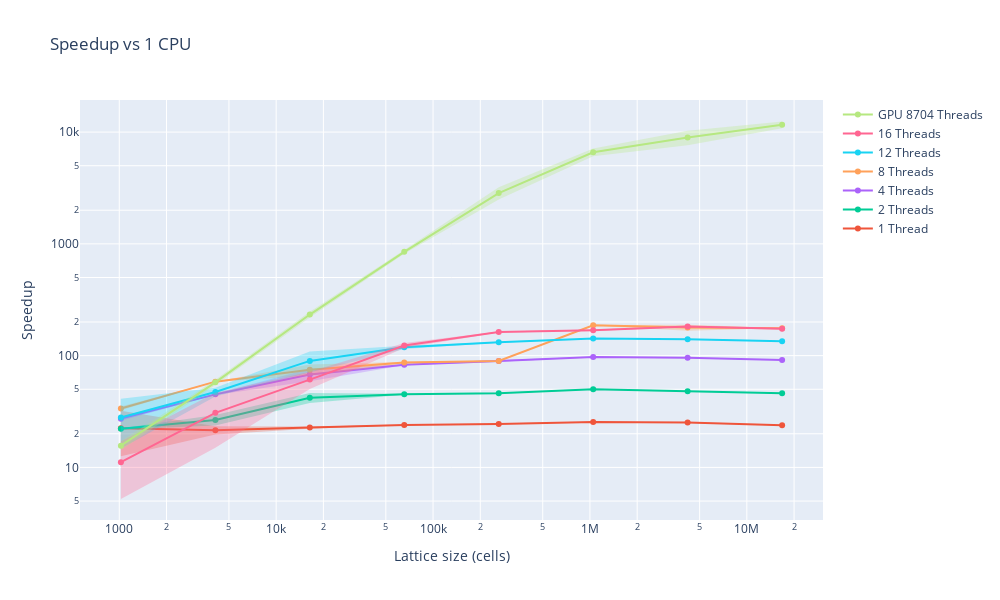

Notebook code cell kept with this figure:
### Code cell
fig = go.Figure()

for idx, (name, dfs, _) in enumerate(runs_gpu):
    for i, df in enumerate(dfs):
        dfs[i]["speedup"] = cpu_df["avgEvolveTime"] / df["avgEvolveTime"]

    df = pd.concat(dfs)
    df["size"] **= 2
    add_mean_std_trace(fig, df, name, idx + 1, "speedup")

fig.update_layout(title="Speedup vs 1 CPU", xaxis_title='Lattice size (cells)', yaxis_title="Speedup", width=plot_width, height=plot_height)
fig.update_xaxes(type="log")
fig.update_yaxes(type="log")
fig.show()

### Figure 1 — Plotly figure (JSON) as saved in the notebook; plotly's stock layout.template omitted (floating-point values rounded to 4 significant figures)
{"data": [{"line": {"color": "#EF553B"}, "mode": "lines+markers", "name": "1 Thread", "type": "scatter", "x": [1024, 4096, 16384, 65536, 262144, 1048576, 4194304, 16777216], "y": [22.36, 21.51, 22.71, 23.95, 24.52, 25.54, 25.18, 23.79]}, {"line": {"width": 0}, "mode": "lines", "name": "1 Thread upper", "showlegend": false, "type": "scatter", "x": [1024, 4096, 16384, 65536, 262144, 1048576, 4194304, 16777216], "y": [32.13, 23.3, 23.29, 24.04, 24.59, 25.59, 25.4, 23.89]}, {"fill": "tonexty", "fillcolor": "rgba(239, 85, 59, 0.30)", "line": {"width": 0}, "mode": "lines", "name": "1 Thread lower", "showlegend": false, "type": "scatter", "x": [1024, 4096, 16384, 65536, 262144, 1048576, 4194304, 16777216], "y": [12.58, 19.73, 22.13, 23.86, 24.44, 25.48, 24.95, 23.69]}, {"line": {"color": "#00CC96"}, "mode": "lines+markers", "name": "2 Threads", "type": "scatter", "x": [1024, 4096, 16384, 65536, 262144, 1048576, 4194304, 16777216], "y": [22.13, 26.6, 41.96, 45.13, 46.17, 49.98, 48.09, 46.06]}, {"line": {"width": 0}, "mode": "lines", "name": "2 Threads upper", "showlegend": false, "type": "scatter", "x": [1024, 4096, 16384, 65536, 262144, 1048576, 4194304, 16777216], "y": [22.41, 29.45, 46.22, 45.54, 46.56, 50.09, 48.1, 46.07]}, {"fill": "tonexty", "fillcolor": "rgba(0, 204, 150, 0.30)", "line": {"width": 0}, "mode": "lines", "name": "2 Threads lower", "showlegend": false, "type": "scatter", "x": [1024, 4096, 16384, 65536, 262144, 1048576, 4194304, 16777216], "y": [21.84, 23.75, 37.69, 44.73, 45.78, 49.86, 48.08, 46.05]}, {"line": {"color": "#AB63FA"}, "mode": "lines+markers", "name": "4 Threads", "type": "scatter", "x": [1024, 4096, 16384, 65536, 262144, 1048576, 4194304, 16777216], "y": [27.3, 45.03, 67.68, 82.81, 89.63, 97.32, 95.62, 91.24]}, {"line": {"width": 0}, "mode": "lines", "name": "4 Threads upper", "showlegend": false, "type": "scatter", "x": [1024, 4096, 16384, 65536, 262144, 1048576, 4194304, 16777216], "y": [28.48, 45.64, 76.41, 83.72, 91.23, 97.76, 95.89, 91.44]}, {"fill": "tonexty", "fillcolor": "rgba(171, 99, 250, 0.30)", "line": {"width": 0}, "mode": "lines", "name": "4 Threads lower", "showlegend": false, "type": "scatter", "x": [1024, 4096, 16384, 65536, 262144, 1048576, 4194304, 16777216], "y": [26.12, 44.42, 58.95, 81.89, 88.03, 96.88, 95.35, 91.04]}, {"line": {"color": "#FFA15A"}, "mode": "lines+markers", "name": "8 Threads", "type": "scatter", "x": [1024, 4096, 16384, 65536, 262144, 1048576, 4194304, 16777216], "y": [33.71, 58.52, 74.6, 86.73, 89.43, 186.6, 178.2, 176.2]}, {"line": {"width": 0}, "mode": "lines", "name": "8 Threads upper", "showlegend": false, "type": "scatter", "x": [1024, 4096, 16384, 65536, 262144, 1048576, 4194304, 16777216], "y": [34.99, 58.64, 83.23, 88.27, 89.59, 187.7, 189.2, 176.3]}, {"fill": "tonexty", "fillcolor": "rgba(255, 161, 90, 0.30)", "line": {"width": 0}, "mode": "lines", "name": "8 Threads lower", "showlegend": false, "type": "scatter", "x": [1024, 4096, 16384, 65536, 262144, 1048576, 4194304, 16777216], "y": [32.43, 58.4, 65.96, 85.19, 89.28, 185.5, 167.2, 176.1]}, {"line": {"color": "#19D3F3"}, "mode": "lines+markers", "name": "12 Threads", "type": "scatter", "x": [1024, 4096, 16384, 65536, 262144, 1048576, 4194304, 16777216], "y": [27.97, 47.33, 89.72, 118.8, 131.5, 142.3, 140.2, 134.2]}, {"line": {"width": 0}, "mode": "lines", "name": "12 Threads upper", "showlegend": false, "type": "scatter", "x": [1024, 4096, 16384, 65536, 262144, 1048576, 4194304, 16777216], "y": [41.15, 51.52, 108.7, 122.7, 132.4, 142.8, 140.6, 134.3]}, {"fill": "tonexty", "fillcolor": "rgba(25, 211, 243, 0.30)", "line": {"width": 0}, "mode": "lines", "name": "12 Threads lower", "showlegend": false, "type": "scatter", "x": [1024, 4096, 16384, 65536, 262144, 1048576, 4194304, 16777216], "y": [14.78, 43.13, 70.74, 114.8, 130.5, 141.8, 139.8, 134.0]}, {"line": {"color": "#FF6692"}, "mode": "lines+markers", "name": "16 Threads", "type": "scatter", "x": [1024, 4096, 16384, 65536, 262144, 1048576, 4194304, 16777216], "y": [11.13, 30.78, 61.06, 123.2, 162.7, 168.8, 182.3, 173.9]}, {"line": {"width": 0}, "mode": "lines", "name": "16 Threads upper", "showlegend": false, "type": "scatter", "x": [1024, 4096, 16384, 65536, 262144, 1048576, 4194304, 16777216], "y": [17.04, 46.53, 71.77, 129.4, 164.2, 171.4, 184.6, 174.3]}, {"fill": "tonexty", "fillcolor": "rgba(255, 102, 146, 0.30)", "line": {"width": 0}, "mode": "lines", "name": "16 Threads lower", "showlegend": false, "type": "scatter", "x": [1024, 4096, 16384, 65536, 262144, 1048576, 4194304, 16777216], "y": [5.217, 15.02, 50.34, 117.0, 161.1, 166.3, 180.1, 173.5]}, {"line": {"color": "#B6E880"}, "mode": "lines+markers", "name": "GPU 8704 Threads", "type": "scatter", "x": [1024, 4096, 16384, 65536, 262144, 1048576, 4194304, 16777216], "y": [15.66, 57.7, 233.1, 848.4, 2846.0, 6605.0, 8948.0, 11630.0]}, {"line": {"width": 0}, "mode": "lines", "name": "GPU 8704 Threads upper", "showlegend": false, "type": "scatter", "x": [1024, 4096, 16384, 65536, 262144, 1048576, 4194304, 16777216], "y": [17.08, 60.92, 247.2, 881.2, 3204.0, 7136.0, 10290.0, 12420.0]}, {"fill": "tonexty", "fillcolor": "rgba(182, 232, 128, 0.30)", "line": {"width": 0}, "mode": "lines", "name": "GPU 8704 Threads lower", "showlegend": false, "type": "scatter", "x": [1024, 4096, 16384, 65536, 262144, 1048576, 4194304, 16777216], "y": [14.24, 54.49, 219.0, 815.6, 2489.0, 6074.0, 7608.0, 10840.0]}], "layout": {"height": 600, "title": {"text": "Speedup vs 1 CPU"}, "width": 1000, "xaxis": {"title": {"text": "Lattice size (cells)"}, "type": "log"}, "yaxis": {"title": {"text": "Speedup"}, "type": "log"}}}
